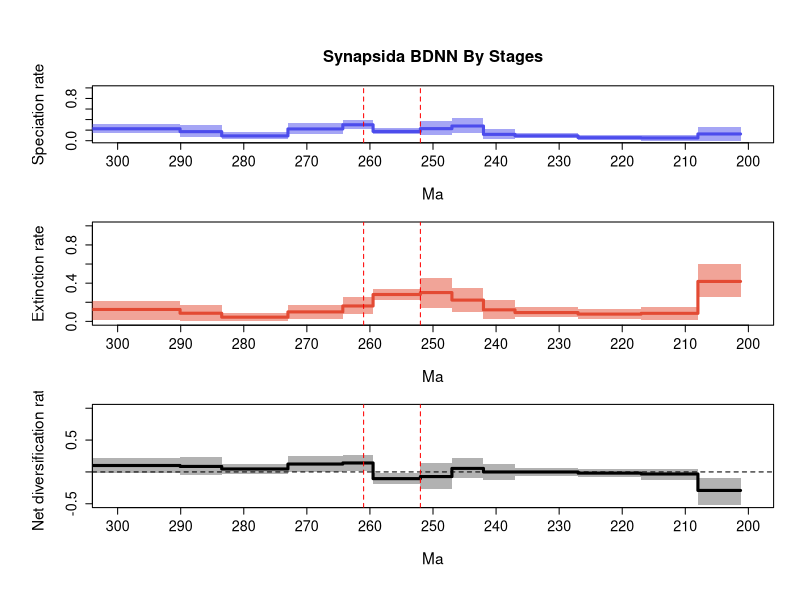

Recreate this plot in R.
pdf(file='C:/Users/SimoesLabAdmin/Documents/BDNN_Arielli/synapsida/mcmc_fixshift_predictors/C_bdnn_stdscaled_boxcox/combined_10_RTT_final.pdf', width = 8, height = 10.8, useDingbats = FALSE)

# Set up the layout for 3 vertical plots
par(mfrow=c(3,1), cex.main=1.7, cex.lab=1.4, cex.axis=1.3,
    mgp=c(3.5, 1, 0),      # distance of axis labels from plot
    oma=c(2, 2, 2, 0))     # outer margins for the entire figure


time_vec=c(309.9504089355469, 290.10001,290.1,283.50001,283.5,273.00001,273.0,264.30001,264.3,259.50001,259.5,252.00001,252.0,247.00001,247.0,242.00001,242.0,237.00001,237.0,227.00001,227.0,217.00001,217.0,208.00001,208.0,201.24311447143555)
sp_mean=c(0.22591077084453423, 0.22591077084453423,0.17152185641343556,0.17152185641343556,0.09062267617562376,0.09062267617562376,0.2228207798941073,0.2228207798941073,0.301754035467,0.301754035467,0.17582176892967835,0.17582176892967835,0.22832619019923206,0.22832619019923206,0.2782676015951532,0.2782676015951532,0.120155191234924,0.120155191234924,0.09169022786599021,0.09169022786599021,0.05732260541682606,0.05732260541682606,0.05197408211594862,0.05197408211594862,0.12729682120224017,0.12729682120224017)
sp_lwr=c(0.1496911128811939, 0.1496911128811939,0.07323774267964721,0.07323774267964721,0.03073349793644756,0.03073349793644756,0.11926508844962505,0.11926508844962505,0.2162948292557275,0.2162948292557275,0.12141273154297542,0.12141273154297542,0.11228474649991035,0.11228474649991035,0.13978560071812363,0.13978560071812363,0.0389523659391261,0.0389523659391261,0.047562604259742305,0.047562604259742305,0.016793269061478426,0.016793269061478426,0.0028968114393388166,0.0028968114393388166,0.0001409897825608468,0.0001409897825608468)
sp_upr=c(0.31509682540251743, 0.31509682540251743,0.28970097526414107,0.28970097526414107,0.15809759534992923,0.15809759534992923,0.33121170494235885,0.33121170494235885,0.3901750794482019,0.3901750794482019,0.23523600859948843,0.23523600859948843,0.3658700119427441,0.3658700119427441,0.4372188439805904,0.4372188439805904,0.2148394830404735,0.2148394830404735,0.13920347168785058,0.13920347168785058,0.10100752941481404,0.10100752941481404,0.10252326283941875,0.10252326283941875,0.26033725234727717,0.26033725234727717)
ex_mean=c(0.12466372269576002, 0.12466372269576002,0.08505202437601316,0.08505202437601316,0.04430011663949026,0.04430011663949026,0.09912692555331046,0.09912692555331046,0.1612990351743429,0.1612990351743429,0.28104065960011604,0.28104065960011604,0.30130764428164236,0.30130764428164236,0.22293336320766216,0.22293336320766216,0.120744435208424,0.120744435208424,0.09206295589621279,0.09206295589621279,0.07615367618380167,0.07615367618380167,0.08416132002375605,0.08416132002375605,0.4180842755183109,0.4180842755183109)
ex_lwr=c(0.01144622132088867, 0.01144622132088867,0.0007533079095096416,0.0007533079095096416,4.438086075272721e-05,4.438086075272721e-05,0.024148224713701948,0.024148224713701948,0.07212463349311028,0.07212463349311028,0.2230945778860508,0.2230945778860508,0.13518232936761573,0.13518232936761573,0.09590802615638552,0.09590802615638552,0.02611834347519202,0.02611834347519202,0.04537916166969618,0.04537916166969618,0.01997223760656885,0.01997223760656885,0.018530318724987435,0.018530318724987435,0.25854082375538473,0.25854082375538473)
ex_upr=c(0.21313199672507163, 0.21313199672507163,0.16988149906074576,0.16988149906074576,0.09286050590604138,0.09286050590604138,0.1716000002948739,0.1716000002948739,0.25071690688821713,0.25071690688821713,0.34344238111703596,0.34344238111703596,0.4577639060508973,0.4577639060508973,0.34983496097749367,0.34983496097749367,0.2247337946320252,0.2247337946320252,0.14744370479315191,0.14744370479315191,0.12971298394836595,0.12971298394836595,0.1540396293389677,0.1540396293389677,0.6047748415434908,0.6047748415434908)
div_mean=c(0.10124704814877455, 0.10124704814877455,0.08646983203742278,0.08646983203742278,0.046322559536133505,0.046322559536133505,0.12369385434079669,0.12369385434079669,0.14045500029265864,0.14045500029265864,-0.10521889067043774,-0.10521889067043774,-0.07298145408240954,-0.07298145408240954,0.05533423838749163,0.05533423838749163,-0.0005892439735002372,-0.0005892439735002372,-0.00037272803022260476,-0.00037272803022260476,-0.01883107076697561,-0.01883107076697561,-0.032187237907807566,-0.032187237907807566,-0.2907874543160702,-0.2907874543160702)
div_lwr=c(-0.016442306726323797, -0.016442306726323797,-0.050073977644833415,-0.050073977644833415,-0.035527792679280246,-0.035527792679280246,-0.004181808119414487,-0.004181808119414487,0.017743246136761343,0.017743246136761343,-0.18342633161097813,-0.18342633161097813,-0.27267207085166967,-0.27267207085166967,-0.10292793799648636,-0.10292793799648636,-0.13447351813997813,-0.13447351813997813,-0.06376549369344467,-0.06376549369344467,-0.08533675959608998,-0.08533675959608998,-0.12559101102360767,-0.12559101102360767,-0.5143222848060427,-0.5143222848060427)
div_upr=c(0.22571353714547598, 0.22571353714547598,0.2287913367909361,0.2287913367909361,0.1242630869652732,0.1242630869652732,0.2467493986091338,0.2467493986091338,0.2700744777595351,0.2700744777595351,-0.019274318212570418,-0.019274318212570418,0.13334883827488808,0.13334883827488808,0.21800118853152703,0.21800118853152703,0.11912845625508811,0.11912845625508811,0.06132696959952537,0.06132696959952537,0.04660159982993854,0.04660159982993854,0.04821339372106231,0.04821339372106231,-0.09617154732833602,-0.09617154732833602)

# Calculate positions for the mass extinction events
perm_trias_extinction = 252 # End-Permian mass extinction (252 Ma)
guadalupian_extinction = 261 # Guadalupian extinction (261 Ma)

# Define custom tick positions at 10 MY intervals
x_ticks <- seq(300, 200, by=-10)
x_tick_labels <- x_ticks

# Convert time_vec to negative values to match your desired format
time_vec_neg <- -time_vec  # Converting to negative for plotting consistency

# First plot: Speciation rate
par(mar=c(5, 5, 4.5, 2))  # bottom, left, top, right margins
plot(time_vec, sp_mean, type='n', ylim=c(0, 1), xlim=c(300, 200),
     ylab='Speciation rate', xlab='Ma', main='Synapsida BDNN By Stages',
     xaxt='n', cex.main=1.5, cex.lab=1.4, cex.axis=1.3) # xaxt removes default x axis
axis(1, at=x_ticks, labels=x_tick_labels, cex.axis=1.3) # Custom x-axis with 10MY interval ticks

# Plot the confidence intervals and mean line
not_NA = !is.na(sp_mean)
polygon(c(time_vec[not_NA], rev(time_vec[not_NA])), 
        c(sp_lwr[not_NA], rev(sp_upr[not_NA])), 
        col = adjustcolor('#4c4cec', alpha = 0.5), border = NA)
lines(time_vec[not_NA], sp_mean[not_NA], col = '#4c4cec', lwd = 3)

# Add vertical lines for mass extinction events
abline(v=perm_trias_extinction, col="red", lty=2)
abline(v=guadalupian_extinction, col="red", lty=2)

# Second plot: Extinction rate
par(mar=c(5, 5, 1, 2))  # bottom, left, top, right margins. Reduced top margin to 2.5 (from 4.5)
plot(time_vec, ex_mean, type='n', ylim=c(0, 1), xlim=c(300, 200),
     ylab='Extinction rate', xlab='Ma', 
     xaxt='n', cex.lab=1.4, cex.axis=1.3)
axis(1, at=x_ticks, labels=x_tick_labels, cex.axis=1.3)

# Plot the confidence intervals and mean line
not_NA = !is.na(ex_mean)
polygon(c(time_vec[not_NA], rev(time_vec[not_NA])), 
        c(ex_lwr[not_NA], rev(ex_upr[not_NA])), 
        col = adjustcolor('#e34a33', alpha = 0.5), border = NA)
lines(time_vec[not_NA], ex_mean[not_NA], col = '#e34a33', lwd = 3)

# Add vertical lines for mass extinction events
abline(v=perm_trias_extinction, col="red", lty=2)
abline(v=guadalupian_extinction, col="red", lty=2)

# Third plot: Net diversification rate
par(mar=c(5, 5, 1, 2))  # bottom, left, top, right margins. Reduced top margin to 2.5 (from 4.5)
plot(time_vec, div_mean, type='n', ylim=c(-0.5, 1), xlim=c(300, 200),
     ylab='Net diversification rate', xlab='Ma',
     xaxt='n', cex.lab=1.4, cex.axis=1.3)
axis(1, at=x_ticks, labels=x_tick_labels, cex.axis=1.3)

# Plot the confidence intervals and mean line
not_NA = !is.na(div_mean)
polygon(c(time_vec[not_NA], rev(time_vec[not_NA])), 
        c(div_lwr[not_NA], rev(div_upr[not_NA])), 
        col = adjustcolor('black', alpha = 0.3), border = NA)
lines(time_vec[not_NA], div_mean[not_NA], col = 'black', lwd = 3)

# Add horizontal line at y=0 for the net diversification rate
abline(h = 0, col = 'black', lty = 2)

# Add vertical lines for mass extinction events
abline(v=perm_trias_extinction, col="red", lty=2)
abline(v=guadalupian_extinction, col="red", lty=2)

dev.off()
